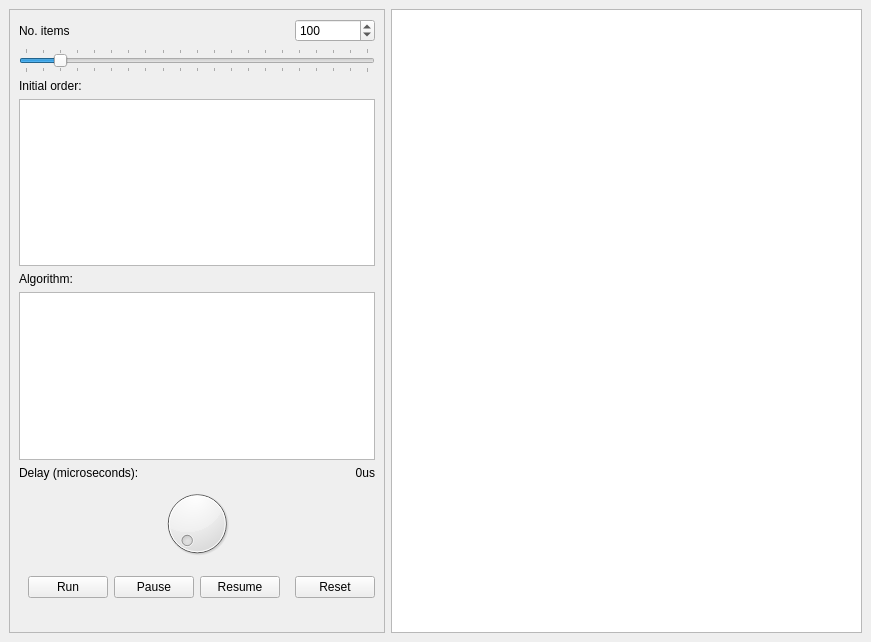
<?xml version="1.0" encoding="UTF-8"?>
<ui version="4.0">
 <class>MainWindow</class>
 <widget class="QMainWindow" name="MainWindow">
  <property name="enabled">
   <bool>true</bool>
  </property>
  <property name="geometry">
   <rect>
    <x>0</x>
    <y>0</y>
    <width>871</width>
    <height>642</height>
   </rect>
  </property>
  <property name="windowTitle">
   <string>MainWindow</string>
  </property>
  <widget class="QWidget" name="centralwidget">
   <layout class="QHBoxLayout" name="horizontalLayout">
    <item>
     <widget class="QFrame" name="frameLeft">
      <property name="sizePolicy">
       <sizepolicy hsizetype="Fixed" vsizetype="Preferred">
        <horstretch>0</horstretch>
        <verstretch>0</verstretch>
       </sizepolicy>
      </property>
      <property name="minimumSize">
       <size>
        <width>250</width>
        <height>0</height>
       </size>
      </property>
      <property name="frameShape">
       <enum>QFrame::StyledPanel</enum>
      </property>
      <property name="frameShadow">
       <enum>QFrame::Raised</enum>
      </property>
      <layout class="QGridLayout" name="gridLayout">
       <item row="7" column="0">
        <widget class="QLabel" name="labelDelay">
         <property name="text">
          <string>Delay (microseconds):</string>
         </property>
        </widget>
       </item>
       <item row="12" column="0" colspan="2">
        <spacer name="verticalSpacer">
         <property name="orientation">
          <enum>Qt::Vertical</enum>
         </property>
         <property name="sizeHint" stdset="0">
          <size>
           <width>20</width>
           <height>40</height>
          </size>
         </property>
        </spacer>
       </item>
       <item row="9" column="1">
        <widget class="QPushButton" name="pushButtonReset">
         <property name="text">
          <string>Reset</string>
         </property>
        </widget>
       </item>
       <item row="1" column="0" colspan="2">
        <widget class="QSlider" name="horizontalSliderNumItems">
         <property name="minimum">
          <number>1</number>
         </property>
         <property name="maximum">
          <number>1000</number>
         </property>
         <property name="value">
          <number>100</number>
         </property>
         <property name="orientation">
          <enum>Qt::Horizontal</enum>
         </property>
         <property name="tickPosition">
          <enum>QSlider::TicksBothSides</enum>
         </property>
         <property name="tickInterval">
          <number>50</number>
         </property>
        </widget>
       </item>
       <item row="5" column="0" colspan="2">
        <widget class="QLabel" name="labelAlgorithm">
         <property name="text">
          <string>Algorithm:</string>
         </property>
        </widget>
       </item>
       <item row="0" column="1">
        <widget class="QSpinBox" name="spinBoxNumItems">
         <property name="minimum">
          <number>1</number>
         </property>
         <property name="maximum">
          <number>1000</number>
         </property>
         <property name="value">
          <number>100</number>
         </property>
        </widget>
       </item>
       <item row="0" column="0">
        <widget class="QLabel" name="labelNumItems">
         <property name="sizePolicy">
          <sizepolicy hsizetype="Preferred" vsizetype="Preferred">
           <horstretch>0</horstretch>
           <verstretch>0</verstretch>
          </sizepolicy>
         </property>
         <property name="text">
          <string>No. items</string>
         </property>
        </widget>
       </item>
       <item row="6" column="0" colspan="2">
        <widget class="QListWidget" name="listWidgetAlgorithms">
         <property name="sizePolicy">
          <sizepolicy hsizetype="Expanding" vsizetype="Preferred">
           <horstretch>0</horstretch>
           <verstretch>0</verstretch>
          </sizepolicy>
         </property>
        </widget>
       </item>
       <item row="3" column="0" colspan="2">
        <widget class="QLabel" name="labelItemOrder">
         <property name="text">
          <string>Initial order:</string>
         </property>
        </widget>
       </item>
       <item row="9" column="0">
        <widget class="QWidget" name="widget" native="true">
         <layout class="QHBoxLayout" name="horizontalLayout_2">
          <item>
           <widget class="QPushButton" name="pushButtonRun">
            <property name="text">
             <string>Run</string>
            </property>
           </widget>
          </item>
          <item>
           <widget class="QPushButton" name="pushButtonPause">
            <property name="text">
             <string>Pause</string>
            </property>
           </widget>
          </item>
          <item>
           <widget class="QPushButton" name="pushButtonResume">
            <property name="enabled">
             <bool>true</bool>
            </property>
            <property name="text">
             <string>Resume</string>
            </property>
           </widget>
          </item>
         </layout>
        </widget>
       </item>
       <item row="4" column="0" colspan="2">
        <widget class="QListWidget" name="listWidgetItemOrder">
         <property name="sizePolicy">
          <sizepolicy hsizetype="Expanding" vsizetype="Preferred">
           <horstretch>0</horstretch>
           <verstretch>0</verstretch>
          </sizepolicy>
         </property>
         <property name="verticalScrollBarPolicy">
          <enum>Qt::ScrollBarAsNeeded</enum>
         </property>
        </widget>
       </item>
       <item row="8" column="0" colspan="2">
        <widget class="QDial" name="dialDelay">
         <property name="maximum">
          <number>30000</number>
         </property>
        </widget>
       </item>
       <item row="7" column="1">
        <widget class="QLabel" name="labelDelayValue">
         <property name="text">
          <string>0us</string>
         </property>
         <property name="alignment">
          <set>Qt::AlignRight|Qt::AlignTrailing|Qt::AlignVCenter</set>
         </property>
        </widget>
       </item>
      </layout>
     </widget>
    </item>
    <item>
     <widget class="GraphicsView" name="graphicsView"/>
    </item>
   </layout>
  </widget>
 </widget>
 <customwidgets>
  <customwidget>
   <class>GraphicsView</class>
   <extends>QGraphicsView</extends>
   <header>Graphics.h</header>
  </customwidget>
 </customwidgets>
 <resources/>
 <connections>
  <connection>
   <sender>horizontalSliderNumItems</sender>
   <signal>valueChanged(int)</signal>
   <receiver>spinBoxNumItems</receiver>
   <slot>setValue(int)</slot>
   <hints>
    <hint type="sourcelabel">
     <x>146</x>
     <y>63</y>
    </hint>
    <hint type="destinationlabel">
     <x>212</x>
     <y>31</y>
    </hint>
   </hints>
  </connection>
  <connection>
   <sender>spinBoxNumItems</sender>
   <signal>valueChanged(int)</signal>
   <receiver>horizontalSliderNumItems</receiver>
   <slot>setValue(int)</slot>
   <hints>
    <hint type="sourcelabel">
     <x>212</x>
     <y>31</y>
    </hint>
    <hint type="destinationlabel">
     <x>146</x>
     <y>63</y>
    </hint>
   </hints>
  </connection>
 </connections>
</ui>
